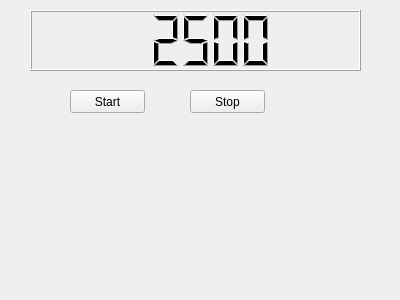
<?xml version="1.0" encoding="UTF-8"?>
<ui version="4.0">
 <class>MainWindow</class>
 <widget class="QMainWindow" name="MainWindow">
  <property name="geometry">
   <rect>
    <x>0</x>
    <y>0</y>
    <width>400</width>
    <height>300</height>
   </rect>
  </property>
  <property name="windowTitle">
   <string>MainWindow</string>
  </property>
  <widget class="QWidget" name="centralWidget">
   <widget class="QLCDNumber" name="lcdNumber">
    <property name="geometry">
     <rect>
      <x>30</x>
      <y>10</y>
      <width>331</width>
      <height>61</height>
     </rect>
    </property>
    <property name="intValue" stdset="0">
     <number>2500</number>
    </property>
   </widget>
   <widget class="QPushButton" name="pushButton_start">
    <property name="geometry">
     <rect>
      <x>70</x>
      <y>90</y>
      <width>75</width>
      <height>23</height>
     </rect>
    </property>
    <property name="text">
     <string>Start</string>
    </property>
   </widget>
   <widget class="QPushButton" name="pushButton_stop">
    <property name="geometry">
     <rect>
      <x>190</x>
      <y>90</y>
      <width>75</width>
      <height>23</height>
     </rect>
    </property>
    <property name="text">
     <string>Stop</string>
    </property>
   </widget>
  </widget>
  <widget class="QMenuBar" name="menuBar">
   <property name="geometry">
    <rect>
     <x>0</x>
     <y>0</y>
     <width>400</width>
     <height>23</height>
    </rect>
   </property>
  </widget>
 </widget>
 <layoutdefault spacing="6" margin="11"/>
 <resources/>
 <connections/>
</ui>
